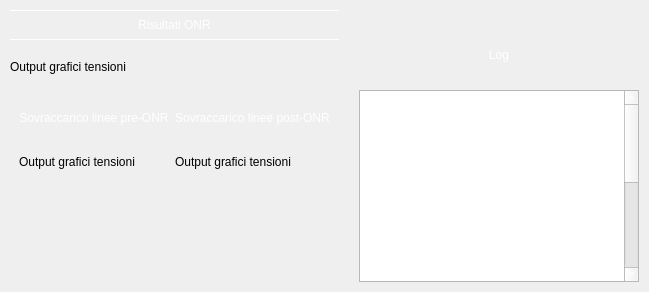
      <widget class="QWidget" name="onr5TabWgt">
       <attribute name="title">
        <string>Risultati ONR (2)</string>
       </attribute>
       <layout class="QHBoxLayout" name="onr5TabHBL">
        <property name="spacing">
         <number>0</number>
        </property>
        <property name="leftMargin">
         <number>0</number>
        </property>
        <property name="topMargin">
         <number>0</number>
        </property>
        <property name="rightMargin">
         <number>0</number>
        </property>
        <property name="bottomMargin">
         <number>0</number>
        </property>
        <item>
         <widget class="QWidget" name="onr5sxWgt" native="true">
          <layout class="QVBoxLayout" name="onr4sxVBL_2">
           <property name="spacing">
            <number>20</number>
           </property>
           <property name="leftMargin">
            <number>10</number>
           </property>
           <property name="topMargin">
            <number>10</number>
           </property>
           <property name="rightMargin">
            <number>10</number>
           </property>
           <property name="bottomMargin">
            <number>10</number>
           </property>
           <item>
            <widget class="QLabel" name="onr4sxTitleLbl_2">
             <property name="minimumSize">
              <size>
               <width>0</width>
               <height>30</height>
              </size>
             </property>
             <property name="maximumSize">
              <size>
               <width>16777215</width>
               <height>30</height>
              </size>
             </property>
             <property name="sizeIncrement">
              <size>
               <width>0</width>
               <height>30</height>
              </size>
             </property>
             <property name="styleSheet">
              <string notr="true">font: 75 14pt &quot;MS Shell Dlg 2&quot;;
color: rgb(255, 255, 255);
border-top: 1px solid rgb(255, 255, 255);
border-bottom: 1px solid rgb(255, 255, 255);</string>
             </property>
             <property name="text">
              <string>Risultati ONR</string>
             </property>
             <property name="alignment">
              <set>Qt::AlignCenter</set>
             </property>
            </widget>
           </item>
           <item>
            <widget class="QLabel" name="onr5Fig1Lbl">
             <property name="text">
              <string>Output grafici tensioni</string>
             </property>
            </widget>
           </item>
           <item>
            <widget class="QWidget" name="onr5FigWgt" native="true">
             <property name="minimumSize">
              <size>
               <width>0</width>
               <height>100</height>
              </size>
             </property>
             <layout class="QGridLayout" name="onr5FigGL">
              <item row="0" column="0">
               <widget class="QLabel" name="onr4log1TitleLbl_2">
                <property name="minimumSize">
                 <size>
                  <width>0</width>
                  <height>30</height>
                 </size>
                </property>
                <property name="maximumSize">
                 <size>
                  <width>16777215</width>
                  <height>30</height>
                 </size>
                </property>
                <property name="sizeIncrement">
                 <size>
                  <width>0</width>
                  <height>30</height>
                 </size>
                </property>
                <property name="styleSheet">
                 <string notr="true">font: 75 10pt &quot;MS Shell Dlg 2&quot;;
color: rgb(255, 255, 255);
border-bottom: 1px solid rgb(255, 255, 255);</string>
                </property>
                <property name="text">
                 <string>Sovraccarico linee pre-ONR</string>
                </property>
                <property name="alignment">
                 <set>Qt::AlignCenter</set>
                </property>
               </widget>
              </item>
              <item row="0" column="1">
               <widget class="QLabel" name="onr4log2TitleLbl_2">
                <property name="minimumSize">
                 <size>
                  <width>0</width>
                  <height>30</height>
                 </size>
                </property>
                <property name="maximumSize">
                 <size>
                  <width>16777215</width>
                  <height>30</height>
                 </size>
                </property>
                <property name="sizeIncrement">
                 <size>
                  <width>0</width>
                  <height>30</height>
                 </size>
                </property>
                <property name="styleSheet">
                 <string notr="true">font: 75 10pt &quot;MS Shell Dlg 2&quot;;
color: rgb(255, 255, 255);
border-bottom: 1px solid rgb(255, 255, 255);</string>
                </property>
                <property name="text">
                 <string>Sovraccarico linee post-ONR</string>
                </property>
                <property name="alignment">
                 <set>Qt::AlignCenter</set>
                </property>
               </widget>
              </item>
              <item row="1" column="0">
               <widget class="QLabel" name="onr5Fig2Lbl">
                <property name="text">
                 <string>Output grafici tensioni</string>
                </property>
               </widget>
              </item>
              <item row="1" column="1">
               <widget class="QLabel" name="onr5Fig3Lbl">
                <property name="text">
                 <string>Output grafici tensioni</string>
                </property>
               </widget>
              </item>
             </layout>
            </widget>
           </item>
           <item>
            <spacer name="onr4sxSpc_2">
             <property name="orientation">
              <enum>Qt::Vertical</enum>
             </property>
             <property name="sizeHint" stdset="0">
              <size>
               <width>20</width>
               <height>40</height>
              </size>
             </property>
            </spacer>
           </item>
          </layout>
         </widget>
        </item>
        <item>
         <widget class="QWidget" name="onr5dxWgt" native="true">
          <property name="minimumSize">
           <size>
            <width>300</width>
            <height>0</height>
           </size>
          </property>
          <property name="maximumSize">
           <size>
            <width>300</width>
            <height>16777215</height>
           </size>
          </property>
          <property name="styleSheet">
           <string notr="true">color: rgb(255, 255, 255);</string>
          </property>
          <layout class="QVBoxLayout" name="onr4dxVBL_2">
           <property name="spacing">
            <number>20</number>
           </property>
           <property name="leftMargin">
            <number>10</number>
           </property>
           <property name="topMargin">
            <number>10</number>
           </property>
           <property name="rightMargin">
            <number>10</number>
           </property>
           <property name="bottomMargin">
            <number>10</number>
           </property>
           <item>
            <spacer name="onr5dxTopSpc">
             <property name="orientation">
              <enum>Qt::Vertical</enum>
             </property>
             <property name="sizeType">
              <enum>QSizePolicy::Fixed</enum>
             </property>
             <property name="sizeHint" stdset="0">
              <size>
               <width>20</width>
               <height>30</height>
              </size>
             </property>
            </spacer>
           </item>
           <item>
            <widget class="QLabel" name="onr5logTitleLbl">
             <property name="minimumSize">
              <size>
               <width>0</width>
               <height>30</height>
              </size>
             </property>
             <property name="maximumSize">
              <size>
               <width>16777215</width>
               <height>30</height>
              </size>
             </property>
             <property name="sizeIncrement">
              <size>
               <width>0</width>
               <height>30</height>
              </size>
             </property>
             <property name="styleSheet">
              <string notr="true">font: 75 10pt &quot;MS Shell Dlg 2&quot;;
color: rgb(255, 255, 255);
border-bottom: 1px solid rgb(255, 255, 255);</string>
             </property>
             <property name="text">
              <string>Log</string>
             </property>
             <property name="alignment">
              <set>Qt::AlignCenter</set>
             </property>
            </widget>
           </item>
           <item>
            <widget class="QTextBrowser" name="onr5log2TB">
             <property name="maximumSize">
              <size>
               <width>16777215</width>
               <height>16777215</height>
              </size>
             </property>
             <property name="html">
              <string>&lt;!DOCTYPE HTML PUBLIC &quot;-//W3C//DTD HTML 4.0//EN&quot; &quot;http://www.w3.org/TR/REC-html40/strict.dtd&quot;&gt;
&lt;html&gt;&lt;head&gt;&lt;meta name=&quot;qrichtext&quot; content=&quot;1&quot; /&gt;&lt;style type=&quot;text/css&quot;&gt;
p, li { white-space: pre-wrap; }
&lt;/style&gt;&lt;/head&gt;&lt;body style=&quot; font-family:'MS Shell Dlg 2'; font-size:8.25pt; font-weight:400; font-style:normal;&quot;&gt;
&lt;p style=&quot; margin-top:0px; margin-bottom:0px; margin-left:0px; margin-right:0px; -qt-block-indent:0; text-indent:0px;&quot;&gt;Grid Power: P = 10314.0 kW  |  Q = -234.8 KVar&lt;/p&gt;
&lt;p style=&quot; margin-top:0px; margin-bottom:0px; margin-left:0px; margin-right:0px; -qt-block-indent:0; text-indent:0px;&quot;&gt;Analisi delle potenze (ACLF) con la topologia iniziale:&lt;/p&gt;
&lt;p style=&quot; margin-top:0px; margin-bottom:0px; margin-left:0px; margin-right:0px; -qt-block-indent:0; text-indent:0px;&quot;&gt;Grid Power: P = 10314.0 kW  |  Q = -234.8 KVar&lt;/p&gt;
&lt;p style=&quot; margin-top:0px; margin-bottom:0px; margin-left:0px; margin-right:0px; -qt-block-indent:0; text-indent:0px;&quot;&gt;Analisi delle potenze (ACLF) con la topologia iniziale:&lt;/p&gt;
&lt;p style=&quot;-qt-paragraph-type:empty; margin-top:0px; margin-bottom:0px; margin-left:0px; margin-right:0px; -qt-block-indent:0; text-indent:0px;&quot;&gt;&lt;br /&gt;&lt;/p&gt;
&lt;p style=&quot; margin-top:0px; margin-bottom:0px; margin-left:0px; margin-right:0px; -qt-block-indent:0; text-indent:0px;&quot;&gt;Grid Power: P = 10314.0 kW  |  Q = -234.8 KVar&lt;/p&gt;
&lt;p style=&quot; margin-top:0px; margin-bottom:0px; margin-left:0px; margin-right:0px; -qt-block-indent:0; text-indent:0px;&quot;&gt;Analisi delle potenze (ACLF) con la topologia iniziale:&lt;/p&gt;
&lt;p style=&quot; margin-top:0px; margin-bottom:0px; margin-left:0px; margin-right:0px; -qt-block-indent:0; text-indent:0px;&quot;&gt;Grid Power: P = 10314.0 kW  |  Q = -234.8 KVar&lt;/p&gt;
&lt;p style=&quot; margin-top:0px; margin-bottom:0px; margin-left:0px; margin-right:0px; -qt-block-indent:0; text-indent:0px;&quot;&gt;Analisi delle potenze (ACLF) con la topologia iniziale:&lt;/p&gt;
&lt;p style=&quot;-qt-paragraph-type:empty; margin-top:0px; margin-bottom:0px; margin-left:0px; margin-right:0px; -qt-block-indent:0; text-indent:0px;&quot;&gt;&lt;br /&gt;&lt;/p&gt;
&lt;p style=&quot;-qt-paragraph-type:empty; margin-top:0px; margin-bottom:0px; margin-left:0px; margin-right:0px; -qt-block-indent:0; text-indent:0px;&quot;&gt;&lt;br /&gt;&lt;/p&gt;
&lt;p style=&quot; margin-top:0px; margin-bottom:0px; margin-left:0px; margin-right:0px; -qt-block-indent:0; text-indent:0px;&quot;&gt;Grid Power: P = 10314.0 kW  |  Q = -234.8 KVar&lt;/p&gt;
&lt;p style=&quot; margin-top:0px; margin-bottom:0px; margin-left:0px; margin-right:0px; -qt-block-indent:0; text-indent:0px;&quot;&gt;Analisi delle potenze (ACLF) con la topologia iniziale:&lt;/p&gt;
&lt;p style=&quot;-qt-paragraph-type:empty; margin-top:0px; margin-bottom:0px; margin-left:0px; margin-right:0px; -qt-block-indent:0; text-indent:0px;&quot;&gt;&lt;br /&gt;&lt;/p&gt;
&lt;p style=&quot; margin-top:0px; margin-bottom:0px; margin-left:0px; margin-right:0px; -qt-block-indent:0; text-indent:0px;&quot;&gt;Grid Power: P = 10314.0 kW  |  Q = -234.8 KVar&lt;/p&gt;
&lt;p style=&quot; margin-top:0px; margin-bottom:0px; margin-left:0px; margin-right:0px; -qt-block-indent:0; text-indent:0px;&quot;&gt;Analisi delle potenze (ACLF) con la topologia iniziale:&lt;/p&gt;
&lt;p style=&quot; margin-top:0px; margin-bottom:0px; margin-left:0px; margin-right:0px; -qt-block-indent:0; text-indent:0px;&quot;&gt;Grid Power: P = 10314.0 kW  |  Q = -234.8 KVar&lt;/p&gt;
&lt;p style=&quot; margin-top:0px; margin-bottom:0px; margin-left:0px; margin-right:0px; -qt-block-indent:0; text-indent:0px;&quot;&gt;Analisi delle potenze (ACLF) con la topologia iniziale:&lt;/p&gt;
&lt;p style=&quot;-qt-paragraph-type:empty; margin-top:0px; margin-bottom:0px; margin-left:0px; margin-right:0px; -qt-block-indent:0; text-indent:0px;&quot;&gt;&lt;br /&gt;&lt;/p&gt;
&lt;p style=&quot; margin-top:0px; margin-bottom:0px; margin-left:0px; margin-right:0px; -qt-block-indent:0; text-indent:0px;&quot;&gt;Grid Power: P = 10314.0 kW  |  Q = -234.8 KVar&lt;/p&gt;
&lt;p style=&quot; margin-top:0px; margin-bottom:0px; margin-left:0px; margin-right:0px; -qt-block-indent:0; text-indent:0px;&quot;&gt;Analisi delle potenze (ACLF) con la topologia iniziale:&lt;/p&gt;
&lt;p style=&quot;-qt-paragraph-type:empty; margin-top:0px; margin-bottom:0px; margin-left:0px; margin-right:0px; -qt-block-indent:0; text-indent:0px;&quot;&gt;&lt;br /&gt;&lt;/p&gt;&lt;/body&gt;&lt;/html&gt;</string>
             </property>
            </widget>
           </item>
          </layout>
         </widget>
        </item>
       </layout>
      </widget>
